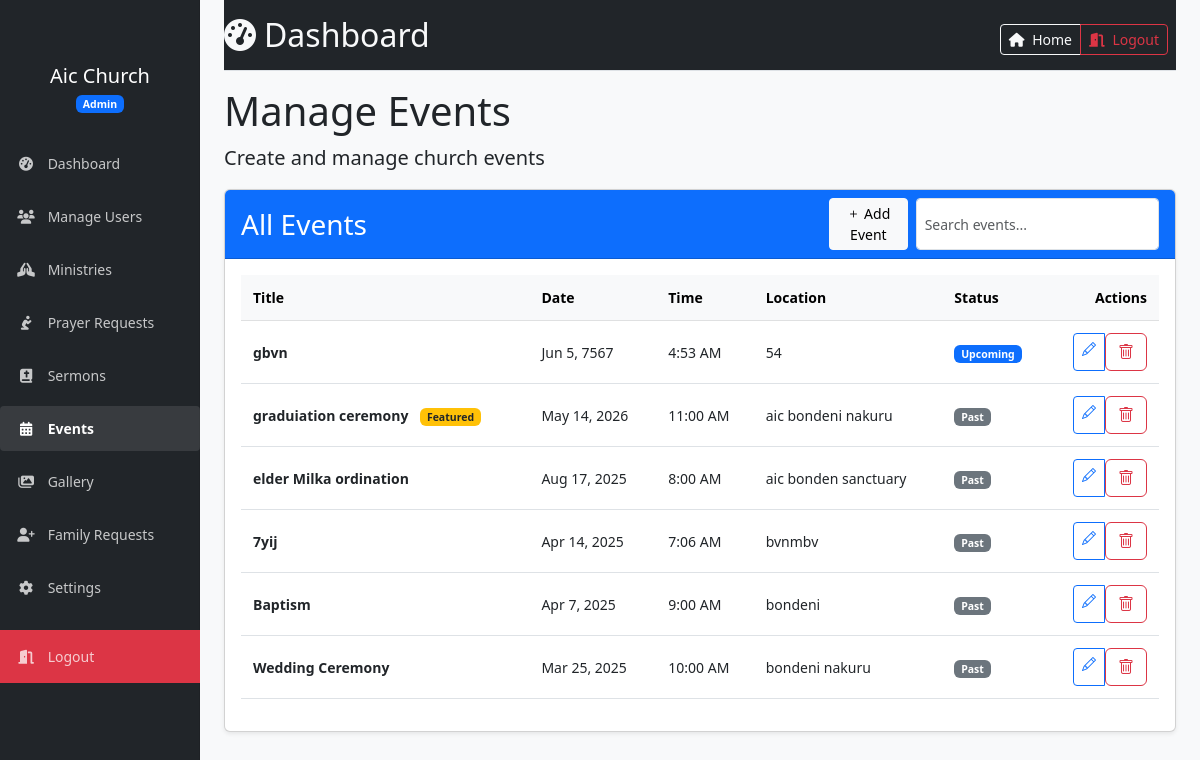
/admin/manage_events.php (signed in), run on the app's committed database.
### tables this page shows
CREATE TABLE `events` (
  `id` int(11) NOT NULL,
  `title` varchar(255) NOT NULL,
  `description` text DEFAULT NULL,
  `date` date DEFAULT NULL,
  `time` time DEFAULT NULL,
  `location` varchar(255) DEFAULT NULL,
  `max_participants` int(11) DEFAULT NULL,
  `is_featured` tinyint(1) NOT NULL DEFAULT 0 COMMENT '1 if event is featured, 0 otherwise',
  `created_at` timestamp NOT NULL DEFAULT current_timestamp()
);

### includes/functions.php (called while the page is built, shortened)
<?php
function format_date($date) {
    return date('M j, Y', strtotime($date));
}
function format_time($time) {
    return date('g:i A', strtotime($time));
}
?>

### admin/manage_events.php (the view, shortened to what this page needs)
<?php
    require_once '../includes/auth.php';
    require_once '../includes/functions.php';
    $events = [];
    try {
        $stmt = $conn->prepare("SELECT * FROM events ORDER BY date DESC, time ASC");
        $stmt->execute();
        $result = $stmt->get_result();
        $events = $result->fetch_all(MYSQLI_ASSOC);
    } catch (Exception $e) {
        $_SESSION['errors'][] = "Error fetching events: " . $e->getMessage();
    }
?>
<!DOCTYPE html>
<html lang="en">
<head>
    <link href="https://cdn.jsdelivr.net/npm/bootstrap@5.3.0/dist/css/bootstrap.min.css" rel="stylesheet">
    <link rel="stylesheet" href="https://cdn.jsdelivr.net/npm/bootstrap-icons@1.10.0/font/bootstrap-icons.css">
    <link rel="stylesheet" href="https://cdnjs.cloudflare.com/ajax/libs/font-awesome/6.4.0/css/all.min.css">
    <link rel="stylesheet" href="../assets/css/admin.css">
</head>
<body class="admin-dashboard">
    <div class="container-fluid">
        <div class="row">
            <?php include "../includes/admin_left_nav.php" ?>
            <main class="col-md-12 ms-sm-auto col-lg-10 px-md-4 py-0">
                <div class="d-flex justify-content-between flex-wrap flex-md-nowrap align-items-center pt-3 pb-2 mb-3 bg-dark border-bottom">
                    <h1 class="h2 text-light"><i class="fas fa-tachometer-alt me-2"></i>Dashboard</h1>
                    <div class="btn-toolbar mb-2 mb-md-0">
                        <div class="btn-group me-2">
                            <button type="button" class="btn btn-sm btn-outline-light">
                                <a class="nav-link" href="../index.php">
                                    <i class="fas fa-house me-1"></i> Home
                                </a>
                            </button>
                            <button type="button" class="btn btn-sm btn-outline-danger" id="button_logout">
                                <a class="nav-link" href="../logout.php">
                                    <i class="fas fa-door-open me-1"></i> Logout
                                </a>
                            </button>
                        </div>
                    </div>
                </div>
                <div class="col">
                    <h1>Manage Events</h1>
                    <p class="lead">Create and manage church events</p>
                </div>
                <div class="row g-4">
                    <div class="col-12">
                        <div class="card shadow-sm">
                            <div class="card-header bg-primary text-white">
                                <div class="d-flex justify-content-between align-items-center flex-wrap">
                                    <h3 class="card-title mb-2 mb-md-0">All Events</h3>
                                    <div class="d-flex flex-grow-1 flex-md-grow-0 ms-md-2">
                                        <button class="btn btn-sm btn-light me-2" data-bs-toggle="modal" data-bs-target="#eventFormModal">
                                            <i class="bi bi-plus"></i> Add Event
                                        </button>
                                        <input type="text" id="searchInput" class="form-control form-control-sm" placeholder="Search events...">
                                    </div>
                                </div>
                            </div>
                            <div class="card-body">
                                <?php if (empty($events)): ?>
                                    <div class="alert alert-info mb-0">No events found.</div>
                                <?php else: ?>
                                    <div class="table-responsive" style="max-height: 70vh; overflow-y: auto;">
                                        <table class="table table-hover align-middle">
                                            <thead class="table-light sticky-top" style="top: -1px;">
                                                <tr>
                                                    <th>Title</th>
                                                    <th class="d-none d-sm-table-cell">Date</th>
                                                    <th>Time</th>
                                                    <th class="d-none d-md-table-cell">Location</th>
                                                    <th>Status</th>
                                                    <th class="text-end">Actions</th>
                                                </tr>
                                            </thead>
                                            <tbody>
                                                <?php foreach ($events as $event): ?>
                                                    <tr>
                                                        <td>
                                                            <strong><?php echo htmlspecialchars($event['title']); ?></strong>
                                                            <?php if (isset($event['is_featured']) && $event['is_featured']): ?>
                                                                <span class="badge bg-warning text-dark ms-2">Featured</span>
                                                            <?php endif; ?>
                                                        </td>
                                                        <td class="d-none d-sm-table-cell"><?php echo format_date($event['date']); ?></td>
                                                        <td><?php echo $event['time'] ? format_time($event['time']) : '-'; ?></td>
                                                        <td class="d-none d-md-table-cell"><?php echo htmlspecialchars($event['location'] ?: '-'); ?></td>
                                                        <td>
                                                            <?php
                                                            $event_date = new DateTime($event['date']);
                                                            $today = new DateTime();
                                                            if ($event_date < $today) {
                                                                echo '<span class="badge bg-secondary">Past</span>';
                                                            } elseif ($event_date == $today) {
                                                                echo '<span class="badge bg-success">Today</span>';
                                                            } else {
                                                                echo '<span class="badge bg-primary">Upcoming</span>';
                                                            }
                                                            ?>
                                                        </td>
                                                        <td class="text-end">
                                                            <div class="btn-group btn-group-sm" role="group">
                                                                <a href="?edit=<?php echo $event['id']; ?>" class="btn btn-outline-primary"
                                                                   data-bs-toggle="tooltip" title="Edit">
                                                                    <i class="bi bi-pencil"></i>
                                                                </a>
                                                                <form method="post" action="manage_events.php" class="d-inline"
                                                                      onsubmit="return confirm('Are you sure you want to delete this event?');">
                                                                    <button type="submit" class="btn btn-outline-danger"
                                                                            data-bs-toggle="tooltip" title="Delete">
                                                                        <i class="bi bi-trash"></i>
                                                                    </button>
                                                                </form>
                                                            </div>
                                                        </td>
                                                    </tr>
                                                <?php endforeach; ?>
                                            </tbody>
                                        </table>
                                    </div>
                                <?php endif; ?>
                            </div>
                        </div>
                    </div>
                </div>
            </main>
        </div>
    </div>
</body>
</html>

### assets/css/admin.css (style rules this page uses)
body { font-size: .875rem; background-color: #f8f9fa; }
main { padding-top: 48px; }
.card { box-shadow: 0 0.125rem 0.25rem rgba(0, 0, 0, 0.075); transition: box-shadow 0.3s ease-in-out; }
.table > :not(caption) > * > * { padding: 0.75rem; }

### data on the page
events: title "gbvn", date "Jun 5, 7567", time "4:53 AM", location "54", shows "Upcoming"
events: title "graduiation ceremony", is_featured "Featured", date "May 14, 2026", time "11:00 AM", location "aic bondeni nakuru", shows "Past"
events: title "elder Milka ordination", date "Aug 17, 2025", time "8:00 AM", location "aic bonden sanctuary", shows "Past"
events: title "7yij", date "Apr 14, 2025", time "7:06 AM", location "bvnmbv", shows "Past"
events: title "Baptism", date "Apr 7, 2025", time "9:00 AM", location "bondeni", shows "Past"
events: title "Wedding Ceremony", date "Mar 25, 2025", time "10:00 AM", location "bondeni nakuru", shows "Past"

### other printed values
$safe_username "Aic Church"
$safe_role "Admin"
